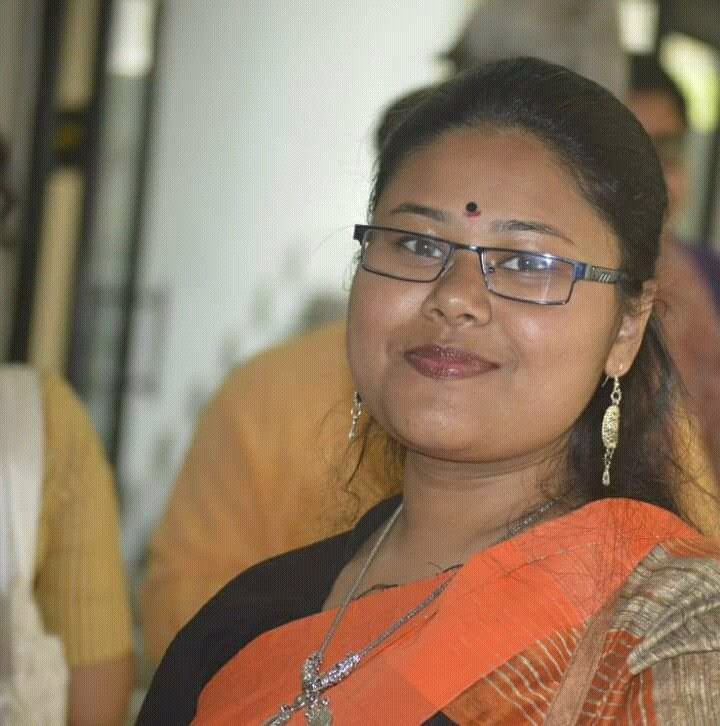
#> input picture M5.jpg, 720 x 726 px
$ python opencv_cut_head.py
#> lines starting #> are read from the running program, lines starting #| are printed output that depends on the picture
import numpy as np
import cv2
from matplotlib import pyplot as plt

img = cv2.imread('M5.jpg')
#> img is the input picture: shape (726, 720, 3); mean B, G, R 99.2, 122.2, 145.9
mask = np.zeros(img.shape[:2],np.uint8)

bgdModel = np.zeros((1,65),np.float64)
fgdModel = np.zeros((1,65),np.float64)

rect = (280,80,400,500)

cv2.grabCut(img,mask,rect,bgdModel,fgdModel,5,cv2.GC_INIT_WITH_RECT)
mask2 = np.where((mask==2)|(mask==0),0,1).astype('uint8')
img = img*mask2[:,:,np.newaxis]
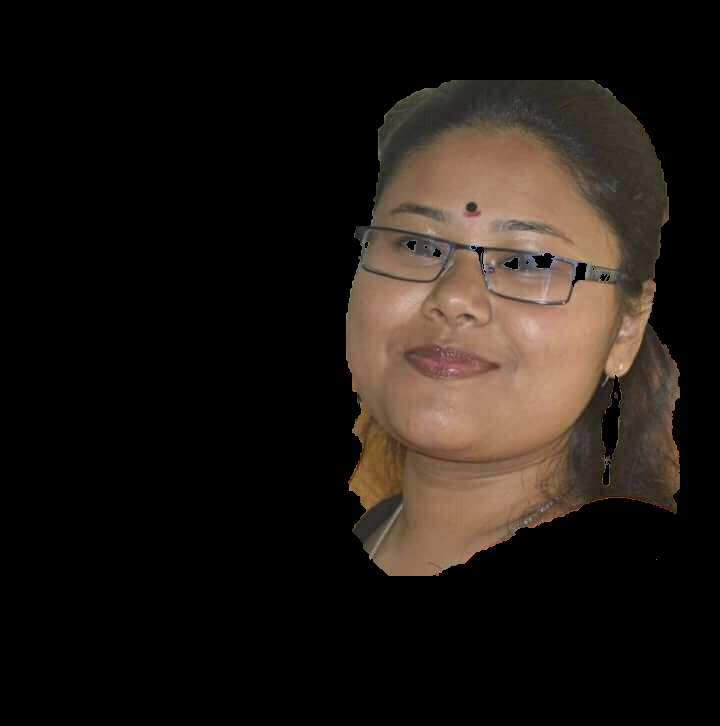
#> img: shape (726, 720, 3); mean B, G, R 20.1, 25.2, 31.9

plt.imshow(img)
plt.colorbar()
plt.show()
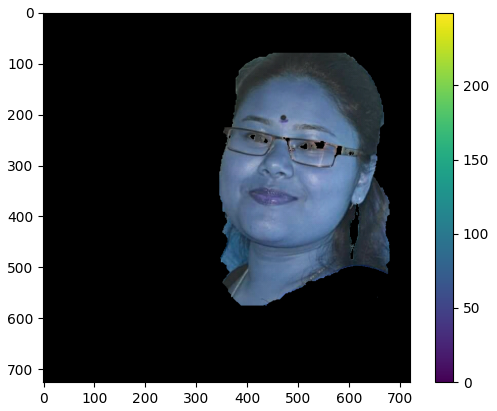
#> figure drawn by matplotlib, 2 panels; B, G, R data is drawn as R, G, B
